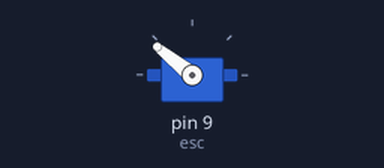
Recording of a sketch running on a simulated Arduino Uno, built with avr-gcc and run on an emulated ATmega328P. On the bench: servo.

Above: at 0.1 s.
At 3.1 s:
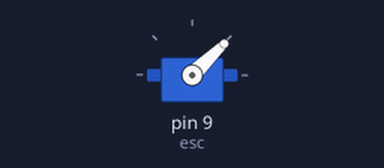
At 5.1 s:
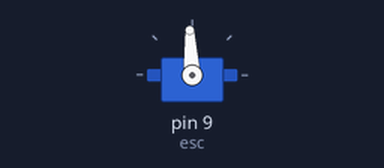
Timing chart, 0 to 6.6 s (numbered marks = the images above):
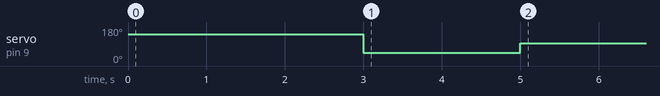

The sketch:

esc_calibration.ino
```cpp
/*This code is used to initilize and control the BLDC
 * basic servo library is used in the code
 *Vamsi krishna
 */

#include <Servo.h>//Using servo library to control ESC
Servo esc;//Creating a servo class with name as esc

void setup()
{
  esc.attach(9);//Specify the esc signal pin,Here as D9
  esc.writeMicroseconds(2000);//initialize the signal to 1000
  delay(3000);
  esc.writeMicroseconds(1000);
  delay(2000);
  Serial.begin(57600);
}

void loop()
{
  esc.writeMicroseconds(1500); // write any value between 1000 to 2000.
}
```

Measured:
- by itself, servo on pin 9 (esc): 141° → 44° at 3.0 s, → 93° 2.0 s later
